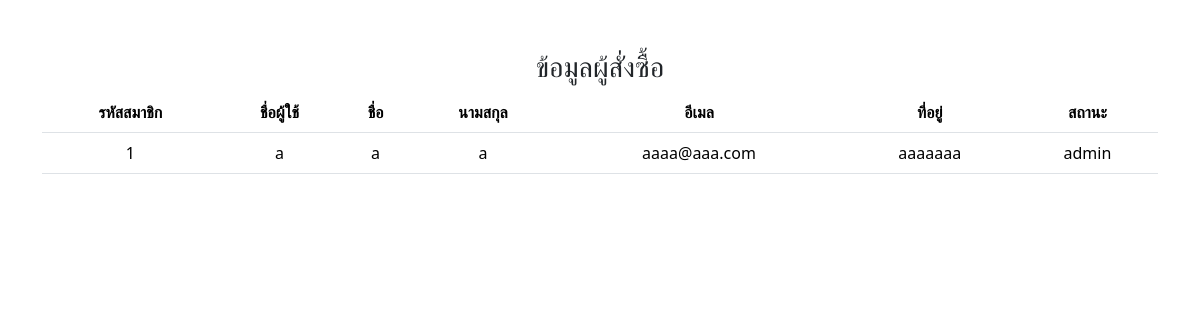
/show_address.php?u_name=a, run on the app's committed database.
### tables this page shows
CREATE TABLE `tb_user` (
  `u_id` int(11) NOT NULL,
  `u_name` varchar(30) NOT NULL,
  `u_pass` varchar(15) NOT NULL,
  `u_fname` varchar(30) NOT NULL,
  `u_lname` varchar(30) NOT NULL,
  `u_email` varchar(30) NOT NULL,
  `u_address` text DEFAULT NULL,
  `role` enum('user','admin') DEFAULT 'user'
);

### show_address.php (the view, shortened to what this page needs)
<?php
include 'condb.php';
$u_name = $_GET['u_name'];
$sql = "SELECT * FROM `tb_user` WHERE u_name = '$u_name'";
?>
<!DOCTYPE html>
<html lang="en">
<head>
    <link href="https://cdn.jsdelivr.net/npm/bootstrap@5.3.2/dist/css/bootstrap.min.css" rel="stylesheet">
</head>
<body>
    <?php
    if ($re = mysqli_query($con, $sql)) {
        while ($row = mysqli_fetch_array($re)) {
    ?>
            <div class="container" style="margin-top:50px;">
                    <h3 style="text-align: center;">ข้อมูลผู้สั่งซื้อ</h3>
                    <table class="table table-hover">
                        <thead>
                            <tr class="text-center">
                                <th>รหัสสมาชิก</th>
                                <th>ชื่อผู้ใช้</th>
                                <th>ชื่อ</th>
                                <th>นามสกุล</th>
                                <th>อีเมล</th>
                                <th>ที่อยู่</th>
                                <th>สถานะ</th>
                            </tr>
                        </thead>
                        <tbody>
                            <tr class="text-center">
                                <td><?= $row['u_id'] ?></td>
                                <td><?= $row['u_name'] ?></td>
                                <td> <?= $row['u_fname'] ?></td>
                                <td><?= $row['u_lname'] ?></td>
                                <td><?= $row['u_email'] ?></td>
                                <td> <?= $row['u_address'] ?></td>
                                <td><?= $row['role'] ?></td>
                            </tr>
                        </tbody>
                    </table>
                </div>
    <?php
        }
    }
    ?>
</body>
</html>

### data on the page
tb_user: u "1", u_name "a", u_fname "a", u_lname "a", u_email "aaaa@aaa.com", u_address "aaaaaaa", role "admin"
